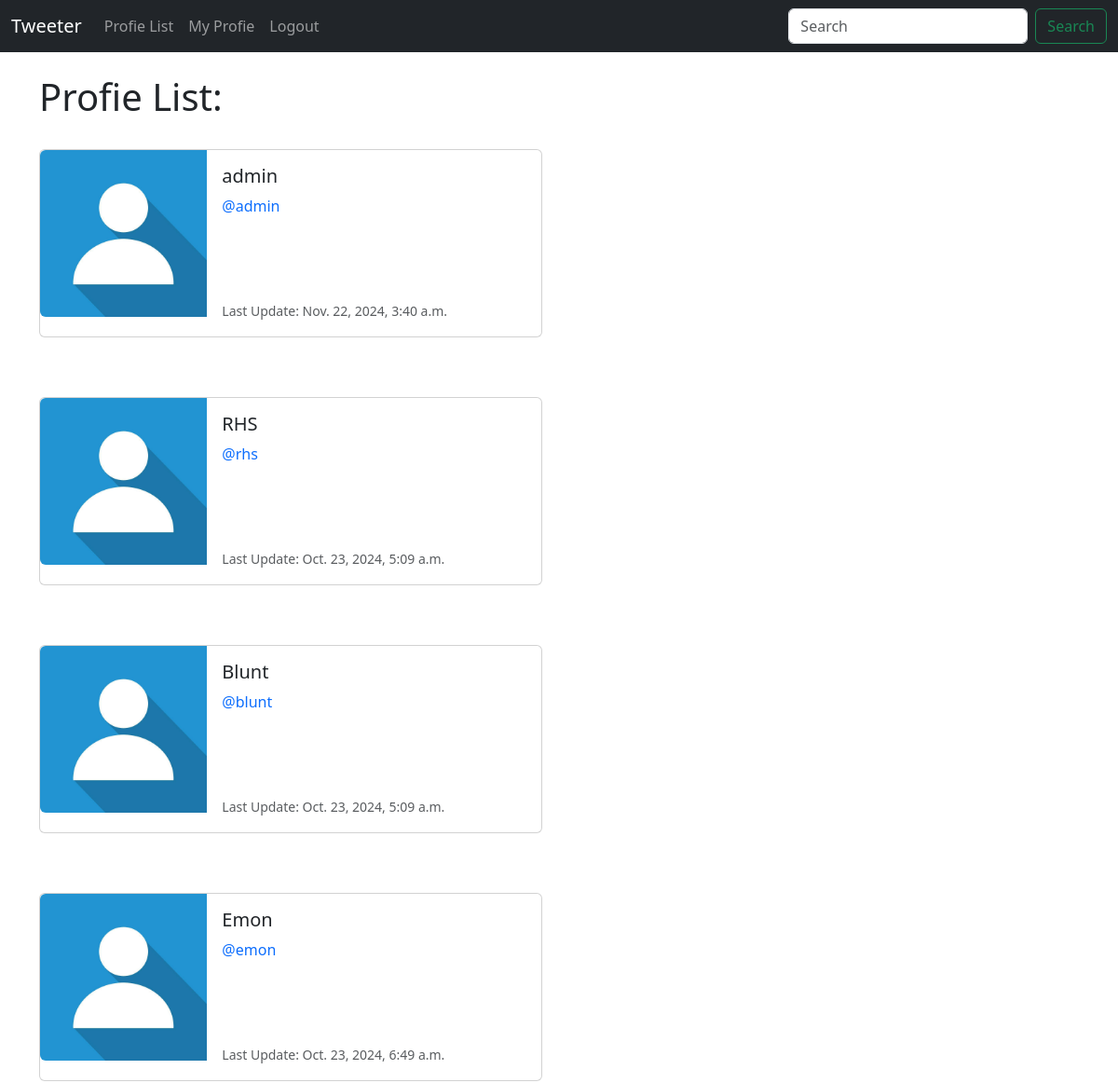
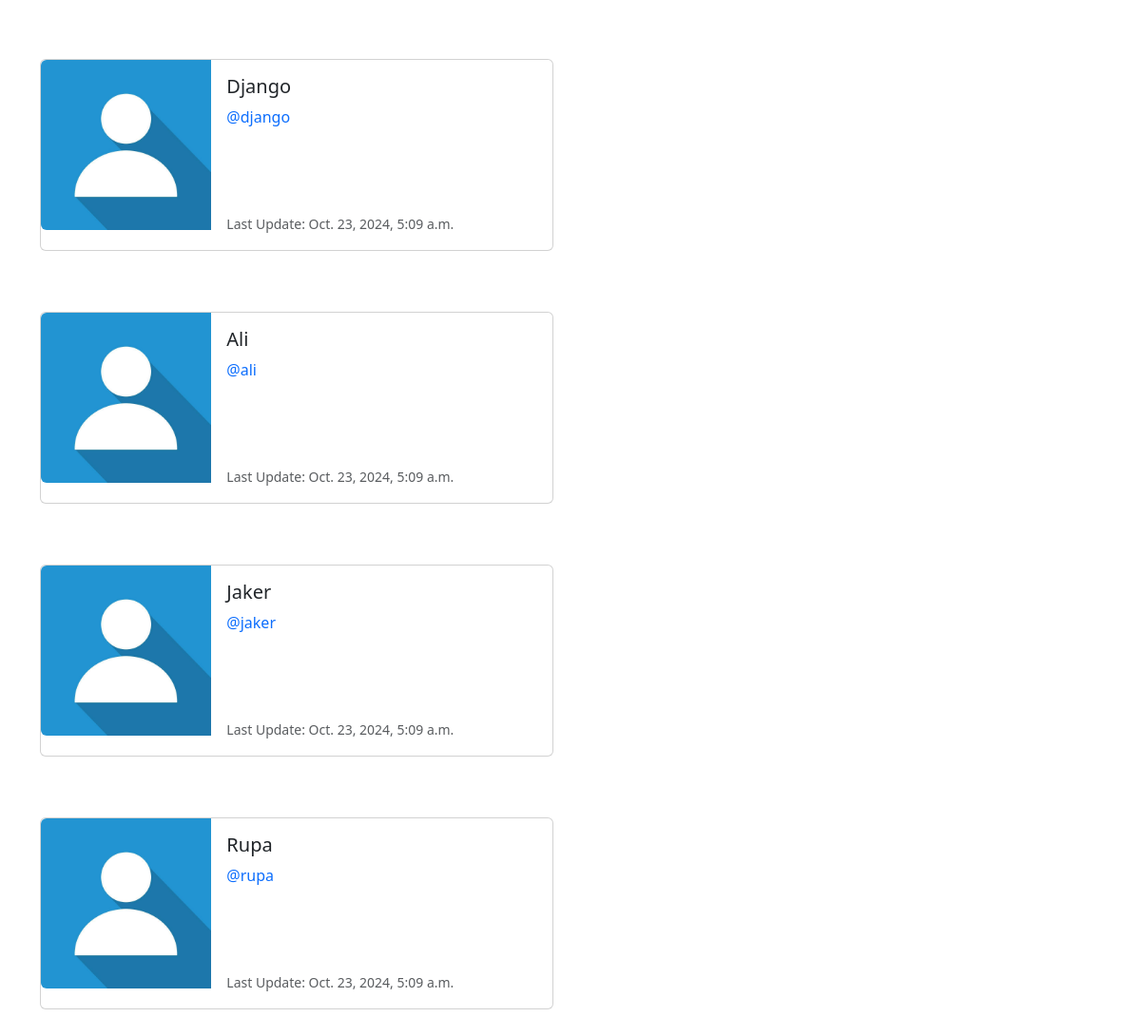
Screenshot of /profile_list/ (signed in) with the database file from the repository (2 pictures, top to bottom).
### tweeter/models.py (models this page shows, shortened)
class Profile(models.Model):
    user = models.OneToOneField(User, on_delete=models.CASCADE)
    follows = models.ManyToManyField('self', related_name= 'followed_by', symmetrical=False, blank=True)
    date_modified = models.DateTimeField(user, auto_now=True)

### tweeter/views.py (the view)
# urls.py: path('profile_list/', views.profile_list, name='profile_list'),
def profile_list(request):
    if request.user.is_authenticated:
        profiles = Profile.objects.exclude(user=request.user)
        return render(request, 'profile_list.html', {"profiles":profiles})
    else:
        messages.success(request,("You Must Be Logged in to See that page") )
        return redirect('home')

### tweeter/templates/profile_list.html (shortened to what this page needs)
<!DOCTYPE html>
<html lang="en">
<head>
</head>
<body>
    {% extends 'base.html' %}
    {% load static %}
    {% block content %}
    <h1>Profie List:</h1>
    <br/>
    {% if profiles %}
        {% for profile in profiles %}
        <div class="card mb-3" style="max-width: 540px;">
            <div class="row g-0">
              <div class="col-md-4">
                <img src="{% static 'images/pic.jpg'%}" class="img-fluid rounded-start" alt="Profile Photo">
              </div>
              <div class="col-md-8">
                <div class="card-body">
                  <h5 class="card-title">{{ profile.user.username }}</h5>
                  <p class="card-text">
                    <a href="{% url 'profile' profile.user.id %}" style="text-decoration: none;"> @{{ profile.user.username | lower }}
                    </a></p>
                  <br><br><br>
                  <p class="card-text"><small class="text-body-secondary">Last Update: {{ profile.date_modified }}</small></p>
                </div>
              </div>
            </div>
          </div>
          <br/><br/>
        {% endfor %}
    {% endif %}
    {% endblock %}

### rows the page displays
Profile: user.username "admin", date_modified "Nov. 22, 2024, 3:40 a.m."
Profile: user.username "RHS", user.username "rhs", date_modified "Oct. 23, 2024, 5:09 a.m."
Profile: user.username "Blunt", user.username "blunt", date_modified "Oct. 23, 2024, 5:09 a.m."
Profile: user.username "Emon", user.username "emon", date_modified "Oct. 23, 2024, 6:49 a.m."
Profile: user.username "Django", user.username "django", date_modified "Oct. 23, 2024, 5:09 a.m."
Profile: user.username "Ali", user.username "ali", date_modified "Oct. 23, 2024, 5:09 a.m."
Profile: user.username "Jaker", user.username "jaker", date_modified "Oct. 23, 2024, 5:09 a.m."
Profile: user.username "Rupa", user.username "rupa", date_modified "Oct. 23, 2024, 5:09 a.m."
